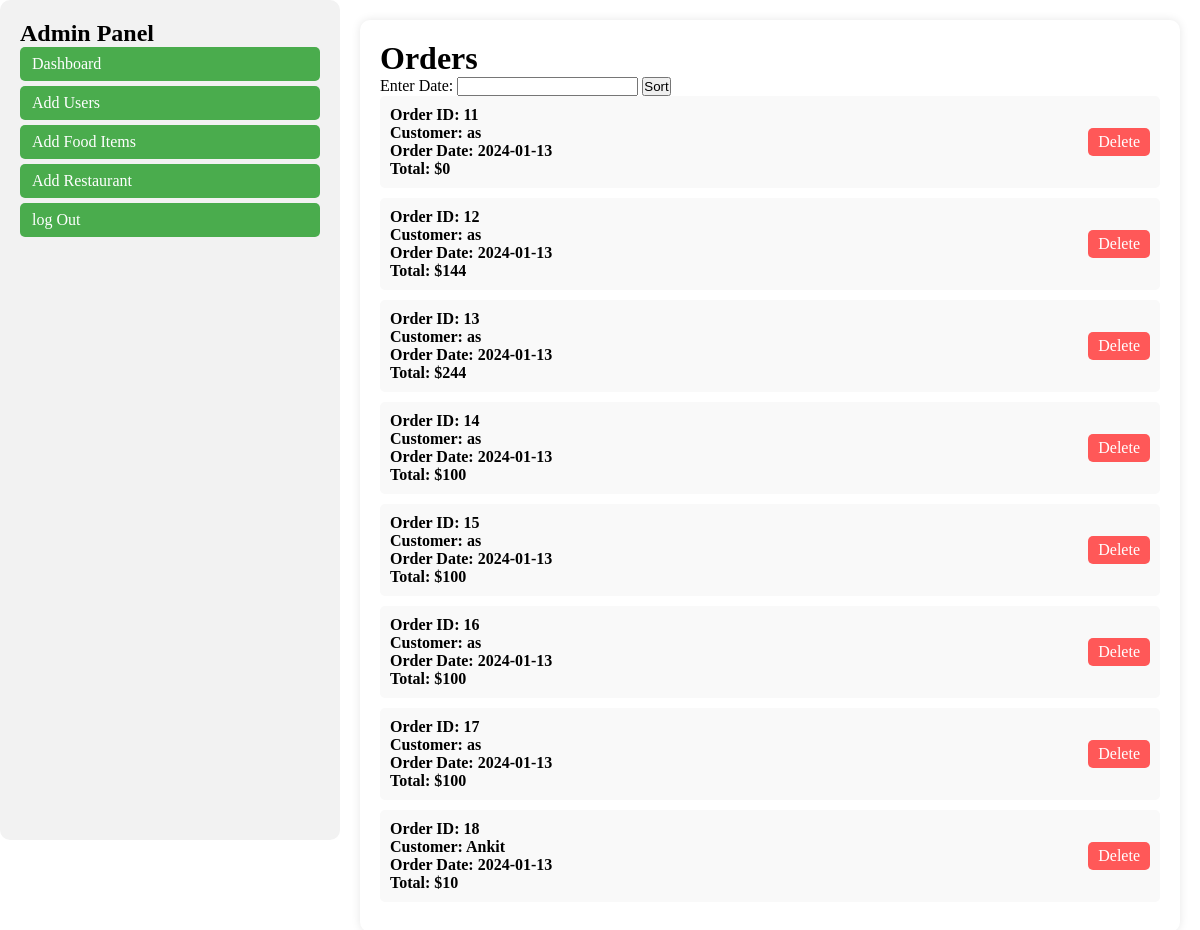
The app's page /admin/order.php with its own data.
### tables this page shows
CREATE TABLE `orders` (
  `OrderID` int(11) NOT NULL,
  `CustomerID` int(11) NOT NULL,
  `OrderDate` date NOT NULL,
  `TotalAmount` int(11) NOT NULL
);

CREATE TABLE `customers` (
  `CustomerID` int(11) NOT NULL,
  `FirstName` varchar(50) DEFAULT NULL,
  `Email` varchar(100) DEFAULT NULL,
  `Password` varchar(255) DEFAULT NULL
);

### admin/order.php (the view, shortened to what this page needs)
<?php
include('../connect.php');
if(isset($_GET["inputDate"])){
  $date= $_GET["inputDate"];
  $sql = "SELECT * FROM Orders INNER JOIN Customers ON Orders.CustomerID=Customers.CustomerID WHERE OrderDate = '$date'";
}
else{
  $sql = "SELECT * FROM Orders INNER JOIN Customers ON Orders.CustomerID=Customers.CustomerID;";
}
$result = mysqli_query($conn, $sql);
$showItums = true;
?>
<!DOCTYPE html>
<html lang="en">
<head>
  <link rel="stylesheet" href="style.css">
  <link rel="stylesheet" href="style.css">
</head>
<body>
  <div class="screan">
    <?php include("adminPartiols/sidePenal.php") ?>
    <div class="admin-container">
      <h1>Orders</h1>
      <form method="GET">
        <label for="inputDate">Enter Date: </label>
        <input type="text" name="inputDate" id="inputDate">
        <button type="submit">Sort</button>
      </form>
      <?php
      if ($showItums) {
        while ($row = mysqli_fetch_assoc($result)) {
          echo '<ul class="list">
                  <li class="item">
                    <div class="details">
                      <p>Order ID: ' . $row['OrderID'] . '</p>
                      <p>Customer: ' . $row['FirstName'] . '</p>
                      <p>Order Date: ' . $row['OrderDate'] . '</p>
                      <p>Total: $' . $row['TotalAmount'] . '</p>
                    </div>
                    <a href="order.php?id=' . $row['OrderID'] . '" class="delete-btn">Delete</a>
                  </li>
                </ul>';
        }
      }
      ?>
    </div>
  </div>
</body>
</html>

### admin/style.css (style rules this page uses)
* { margin: 0; padding: 0; }
.screan { display: flex; }
.admin-container { flex: 1; margin: 20px; padding: 20px; border-radius: 10px; box-shadow: 0 0 10px rgba(0, 0, 0, 0.1); }
.delete-btn { margin: 12px 0; padding: 5px 10px; background-color: #ff5858; color: white; border: none; border-radius: 5px; cursor: pointer; text-decoration: none; }
.list { list-style: none; padding: 0; }
.item { margin-bottom: 10px; padding: 10px; background-color: #f9f9f9; border-radius: 5px; display: flex; justify-content: space-between; align-items: center; }
.details { font-weight: bold; }
.delete-btn { padding: 5px 10px; background-color: #ff5858; color: white; border: none; border-radius: 5px; cursor: pointer; text-decoration: none; }

### records on screen
orders: OrderID "11", CustomerID.FirstName "as", OrderDate "2024-01-13", TotalAmount "0"
orders: OrderID "12", CustomerID.FirstName "as", OrderDate "2024-01-13", TotalAmount "144"
orders: OrderID "13", CustomerID.FirstName "as", OrderDate "2024-01-13", TotalAmount "244"
orders: OrderID "14", CustomerID.FirstName "as", OrderDate "2024-01-13", TotalAmount "100"
orders: OrderID "15", CustomerID.FirstName "as", OrderDate "2024-01-13", TotalAmount "100"
orders: OrderID "16", CustomerID.FirstName "as", OrderDate "2024-01-13", TotalAmount "100"
orders: OrderID "17", CustomerID.FirstName "as", OrderDate "2024-01-13", TotalAmount "100"
orders: OrderID "18", CustomerID.FirstName "Ankit", OrderDate "2024-01-13", TotalAmount "10"
